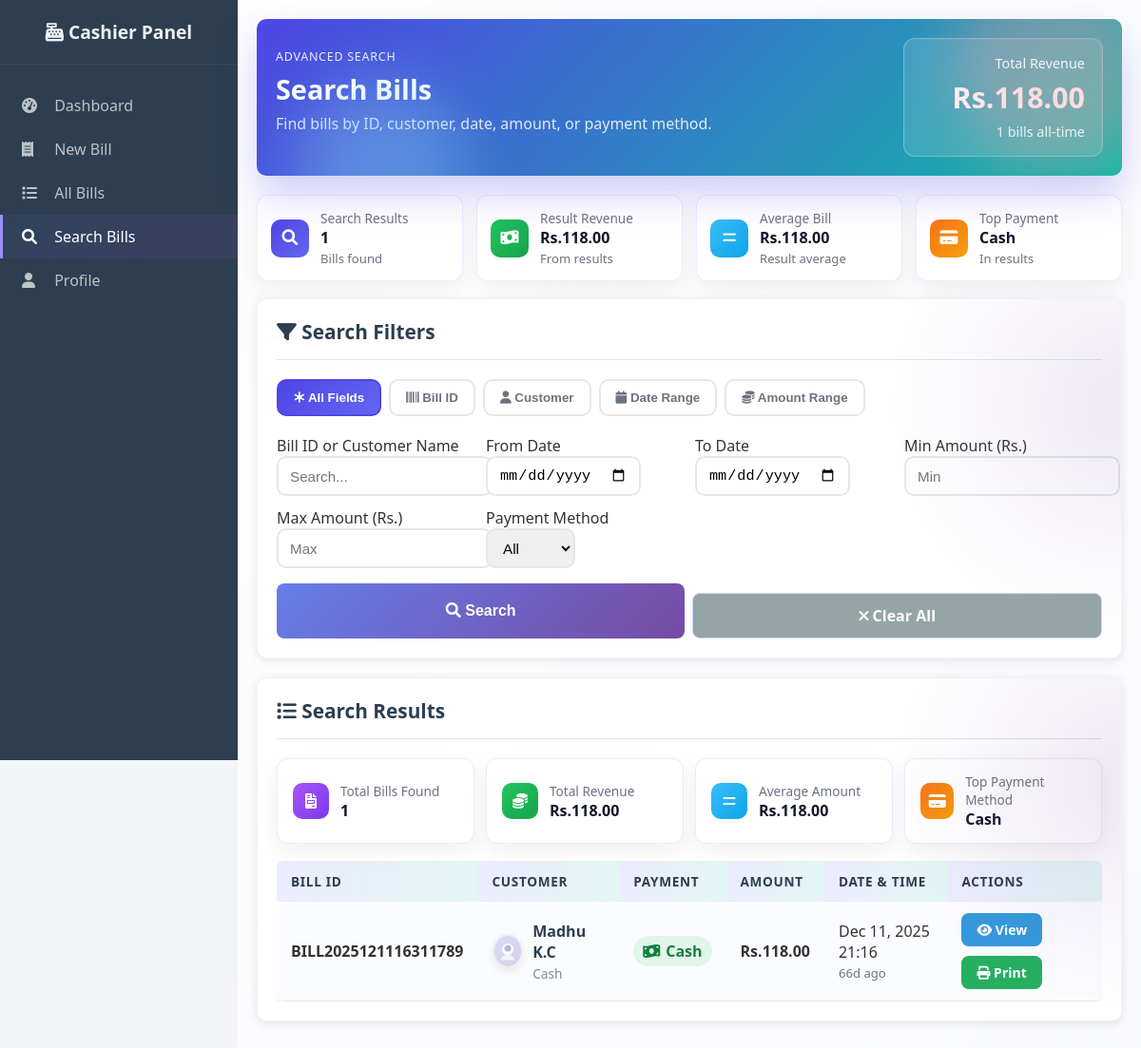
/cashier/search.php (signed in), run on the app's committed database.
### tables this page shows
CREATE TABLE `bills` (
  `bill_id` varchar(20) NOT NULL,
  `cashier_id` int(11) NOT NULL,
  `customer_name` varchar(100) DEFAULT 'Walk-in Customer',
  `customer_image` varchar(255) DEFAULT NULL,
  `total_amount` decimal(10,2) NOT NULL,
  `tax_amount` decimal(10,2) DEFAULT 0.00,
  `discount_amount` decimal(10,2) DEFAULT 0.00,
  `final_amount` decimal(10,2) NOT NULL,
  `payment_method` enum('cash','card','upi') DEFAULT 'cash',
  `date_time` timestamp NOT NULL DEFAULT current_timestamp(),
  PRIMARY KEY (`bill_id`),
  KEY `cashier_id` (`cashier_id`),
  CONSTRAINT `bills_ibfk_1` FOREIGN KEY (`cashier_id`) REFERENCES `users` (`id`)
);

### cashier/search.php (the view, shortened to what the rows shown need)
<?php
require_once '../config/database.php';
$cashier_id = $_SESSION['user_id'];
$where = ["cashier_id = ?"];
$params = [$cashier_id];
$whereSql = implode(" AND ", $where);
$stmt = $pdo->prepare("
    SELECT bill_id, customer_name, payment_method, final_amount, date_time, customer_image
    FROM bills
    WHERE $whereSql
    ORDER BY date_time DESC
    LIMIT 500
");
$stmt->execute($params);
$bills = $stmt->fetchAll();
?>
<!DOCTYPE html>
<html lang="en">
<head>
    <link rel="stylesheet" href="../assets/css/style.css">
    <link href="https://cdnjs.cloudflare.com/ajax/libs/font-awesome/6.0.0/css/all.min.css" rel="stylesheet">
</head>
<body class="cashier-search">
    <div class="dashboard-container">
        <div class="sidebar">
            <div class="sidebar-header">
                <h2><i class="fas fa-cash-register"></i> Cashier Panel</h2>
            </div>
        </div>
        <div class="main-content">
            <div class="header hero-header">
                <div>
                    <h1>Search Bills</h1>
                </div>
            </div>
            <div class="card elevated">
                <div class="table-container">
                    <table class="table modern interactive-table">
                        <thead>
                            <tr>
                                <th>Bill ID</th>
                                <th>Customer</th>
                                <th>Payment</th>
                                <th>Amount</th>
                                <th>Date & Time</th>
                                <th>Actions</th>
                            </tr>
                        </thead>
                        <tbody>
                            <?php if (empty($bills)): ?>
                                <tr><td colspan="6"><div class="empty-message"><i class="fas fa-search"></i><p>No bills match your search criteria.</p></div></td></tr>
                            <?php else: ?>
                                <?php foreach ($bills as $bill): ?>
                                    <tr class="table-row-interactive">
                                        <td><strong><?php echo htmlspecialchars($bill['bill_id']); ?></strong></td>
                                        <td>
                                            <?php $avatar = $bill['customer_image'] ? '../' . htmlspecialchars($bill['customer_image']) : '../assets/img/customer-placeholder.svg'; ?>
                                            <div class="customer-cell">
                                                <span class="avatar" style="background-image:url('<?php echo $avatar; ?>');"></span>
                                                <div class="customer-meta">
                                                    <div class="customer-name"><?php echo htmlspecialchars($bill['customer_name']); ?></div>
                                                    <div class="customer-sub"><?php echo ucfirst($bill['payment_method']); ?></div>
                                                </div>
                                            </div>
                                        </td>
                                        <td>
                                            <?php
                                                $pm = strtolower($bill['payment_method']);
                                                $pmIcon = 'fa-credit-card';
                                                if ($pm === 'cash') $pmIcon = 'fa-money-bill-wave';
                                                elseif ($pm === 'upi') $pmIcon = 'fa-mobile-alt';
                                                elseif ($pm === 'card') $pmIcon = 'fa-credit-card';
                                                elseif ($pm === 'esewa') $pmIcon = 'fa-leaf';
                                                elseif ($pm === 'bpay') $pmIcon = 'fa-bolt';
                                            ?>
                                            <span class="pay-badge <?php echo $pm; ?>">
                                                <i class="fas <?php echo $pmIcon; ?>"></i> <?php echo htmlspecialchars($bill['payment_method']); ?>
                                            </span>
                                        </td>
                                        <td><strong>Rs.<?php echo number_format($bill['final_amount'], 2); ?></strong></td>
                                        <td>
                                            <?php
                                                $billDate = strtotime($bill['date_time']);
                                                $timeAgoSeconds = time() - $billDate;
                                                if ($timeAgoSeconds < 60) $timeAgo = $timeAgoSeconds . 's ago';
                                                elseif ($timeAgoSeconds < 3600) $timeAgo = floor($timeAgoSeconds / 60) . 'm ago';
                                                elseif ($timeAgoSeconds < 86400) $timeAgo = floor($timeAgoSeconds / 3600) . 'h ago';
                                                else { $days = floor($timeAgoSeconds / 86400); $timeAgo = $days . 'd ago'; }
                                            ?>
                                            <div><?php echo date('M d, Y H:i', $billDate); ?></div>
                                            <span class="subline"><?php echo $timeAgo; ?></span>
                                        </td>
                                        <td>
                                            <div class="btn-group">
                                                <a href="view_bill.php?id=<?php echo $bill['bill_id']; ?>" class="btn btn-info btn-sm"><i class="fas fa-eye"></i> View</a>
                                                <a href="print_bill.php?id=<?php echo $bill['bill_id']; ?>" class="btn btn-success btn-sm" target="_blank"><i class="fas fa-print"></i> Print</a>
                                            </div>
                                        </td>
                                    </tr>
                                <?php endforeach; ?>
                            <?php endif; ?>
                        </tbody>
                    </table>
                </div>
            </div>
        </div>
    </div>
</body>
</html>

### data on the page
bills: bill_id "BILL2025121116311789", customer_name "Madhu K.C", payment_method "Cash", final_amount "118.00", date_time "Dec 11, 2025 21:16"

### other printed values
$totalRevenue "118.00"
$totalBills "1"
$filteredCount "1"
$filteredRevenue "118.00"
$filteredAvg "118.00"
$filteredTopPayment "Cash"
